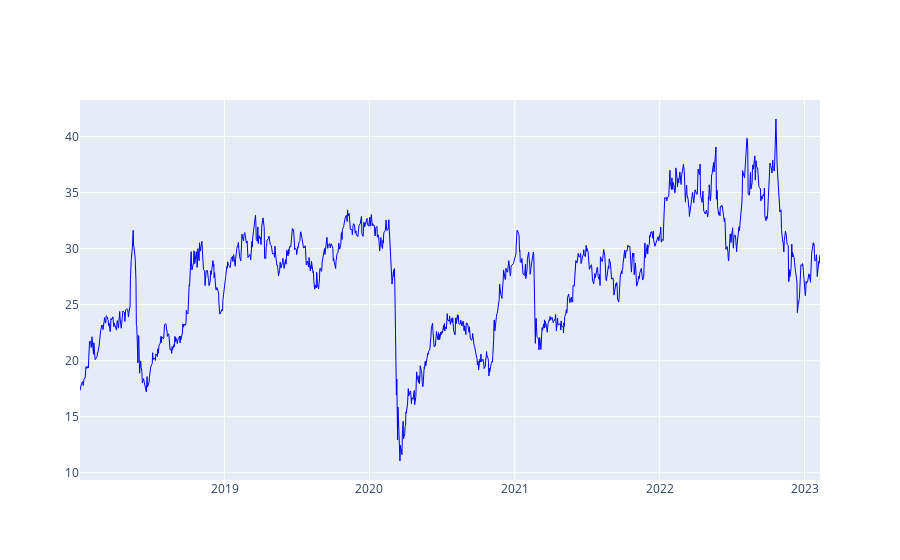

Notebook code for this chart:
### Code cell
ticker ="PETR3.SA"

df = yf.download(ticker)

base = df["2018":]


fig = go.Figure()

fig.add_trace(
    go.Scatter(
        name="Ação",
        x=base.index,
        y=base["Close"],
        line=dict(color='blue', width=1))
)

### Figure 1 — Plotly figure (JSON) as saved in the notebook; plotly's stock layout.template omitted (floating-point values rounded to 4 significant figures; data arrays with more than 128 entries replaced by an {"elided": "..."} marker saying what was removed)
{"data": [{"line": {"color": "blue", "width": 1}, "name": "Ação", "type": "scatter", "x": {"elided": "1268 str values"}, "y": {"elided": "1268 float values"}}], "layout": {}}
